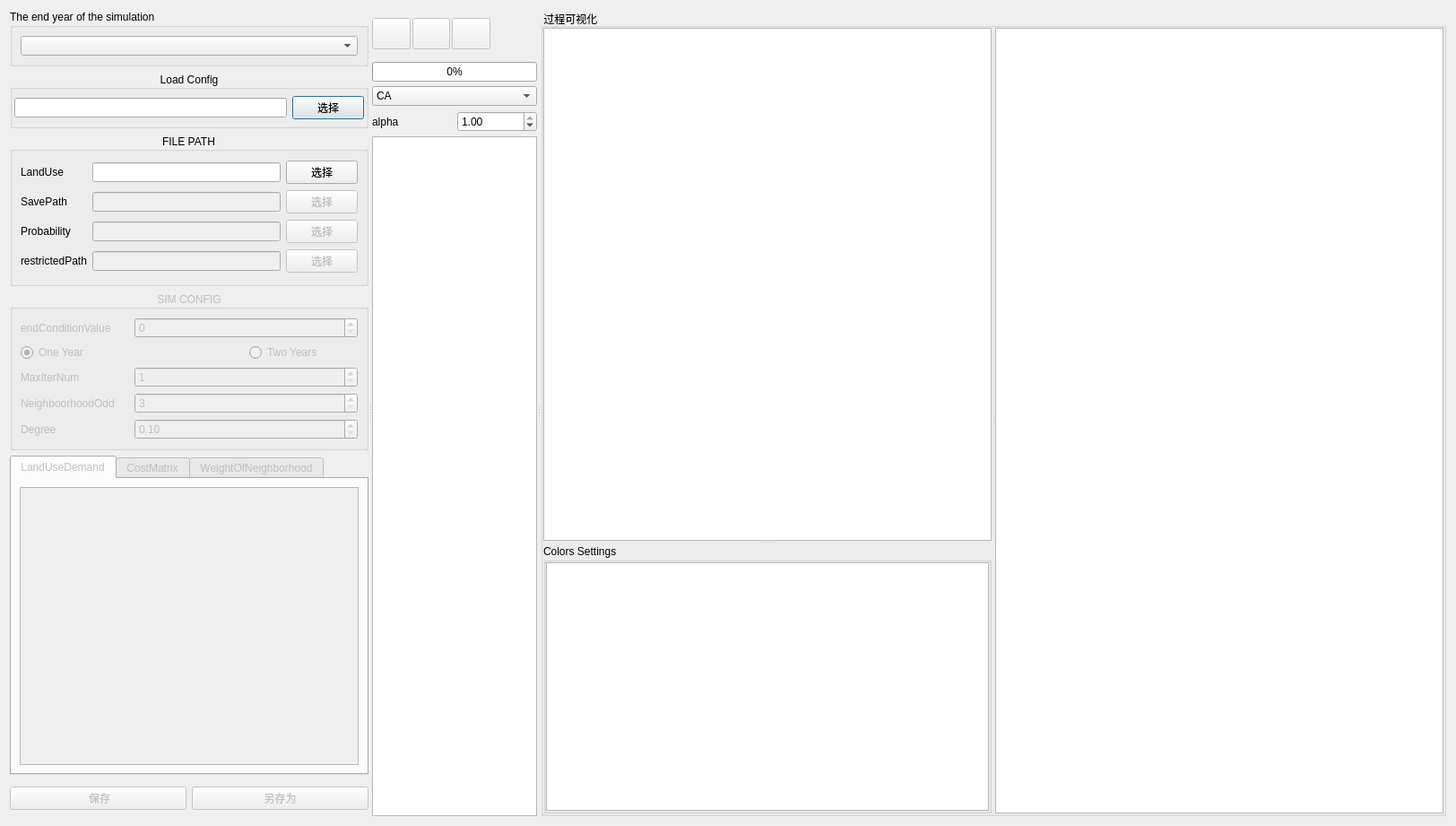
<?xml version="1.0" encoding="UTF-8"?>
<ui version="4.0">
 <class>CADialog</class>
 <widget class="QDialog" name="CADialog">
  <property name="geometry">
   <rect>
    <x>0</x>
    <y>0</y>
    <width>1624</width>
    <height>921</height>
   </rect>
  </property>
  <property name="windowTitle">
   <string>CA 模拟</string>
  </property>
  <layout class="QHBoxLayout" name="horizontalLayout_6">
   <item>
    <widget class="QSplitter" name="splitter">
     <property name="orientation">
      <enum>Qt::Horizontal</enum>
     </property>
     <widget class="QWidget" name="widget" native="true">
      <property name="minimumSize">
       <size>
        <width>400</width>
        <height>0</height>
       </size>
      </property>
      <layout class="QVBoxLayout" name="verticalLayout">
       <item>
        <widget class="QGroupBox" name="groupBox_2">
         <property name="title">
          <string>The end year of the simulation</string>
         </property>
         <layout class="QGridLayout" name="gridLayout_4">
          <item row="0" column="0">
           <widget class="QComboBox" name="comboBox"/>
          </item>
         </layout>
        </widget>
       </item>
       <item>
        <widget class="QGroupBox" name="groupBox_3">
         <property name="sizePolicy">
          <sizepolicy hsizetype="Preferred" vsizetype="Fixed">
           <horstretch>0</horstretch>
           <verstretch>0</verstretch>
          </sizepolicy>
         </property>
         <property name="minimumSize">
          <size>
           <width>0</width>
           <height>63</height>
          </size>
         </property>
         <property name="maximumSize">
          <size>
           <width>16777215</width>
           <height>63</height>
          </size>
         </property>
         <property name="title">
          <string>Load Config</string>
         </property>
         <property name="alignment">
          <set>Qt::AlignCenter</set>
         </property>
         <layout class="QHBoxLayout" name="horizontalLayout_4">
          <property name="leftMargin">
           <number>2</number>
          </property>
          <property name="topMargin">
           <number>0</number>
          </property>
          <property name="rightMargin">
           <number>2</number>
          </property>
          <property name="bottomMargin">
           <number>0</number>
          </property>
          <item>
           <widget class="QLineEdit" name="le_configPath"/>
          </item>
          <item>
           <widget class="QPushButton" name="btn_chConfig">
            <property name="text">
             <string>选择</string>
            </property>
           </widget>
          </item>
         </layout>
        </widget>
       </item>
       <item>
        <widget class="QGroupBox" name="gb_filePath">
         <property name="enabled">
          <bool>true</bool>
         </property>
         <property name="sizePolicy">
          <sizepolicy hsizetype="Preferred" vsizetype="Fixed">
           <horstretch>0</horstretch>
           <verstretch>0</verstretch>
          </sizepolicy>
         </property>
         <property name="minimumSize">
          <size>
           <width>0</width>
           <height>170</height>
          </size>
         </property>
         <property name="maximumSize">
          <size>
           <width>16777215</width>
           <height>170</height>
          </size>
         </property>
         <property name="title">
          <string>FILE PATH</string>
         </property>
         <property name="alignment">
          <set>Qt::AlignCenter</set>
         </property>
         <layout class="QGridLayout" name="gridLayout">
          <item row="0" column="2">
           <widget class="QPushButton" name="btn_lu">
            <property name="text">
             <string>选择</string>
            </property>
           </widget>
          </item>
          <item row="4" column="0">
           <widget class="QLabel" name="label_2">
            <property name="text">
             <string>Probability</string>
            </property>
           </widget>
          </item>
          <item row="6" column="1">
           <widget class="QLineEdit" name="le_res">
            <property name="enabled">
             <bool>false</bool>
            </property>
           </widget>
          </item>
          <item row="4" column="1">
           <widget class="QLineEdit" name="le_prob">
            <property name="enabled">
             <bool>false</bool>
            </property>
           </widget>
          </item>
          <item row="6" column="2">
           <widget class="QPushButton" name="btn_res">
            <property name="enabled">
             <bool>false</bool>
            </property>
            <property name="text">
             <string>选择</string>
            </property>
           </widget>
          </item>
          <item row="3" column="0">
           <widget class="QLabel" name="label_7">
            <property name="text">
             <string>SavePath</string>
            </property>
           </widget>
          </item>
          <item row="0" column="1">
           <widget class="QLineEdit" name="le_landuse"/>
          </item>
          <item row="3" column="2">
           <widget class="QPushButton" name="btn_sp">
            <property name="enabled">
             <bool>false</bool>
            </property>
            <property name="text">
             <string>选择</string>
            </property>
           </widget>
          </item>
          <item row="0" column="0">
           <widget class="QLabel" name="label">
            <property name="text">
             <string>LandUse</string>
            </property>
           </widget>
          </item>
          <item row="4" column="2">
           <widget class="QPushButton" name="btn_prob">
            <property name="enabled">
             <bool>false</bool>
            </property>
            <property name="text">
             <string>选择</string>
            </property>
           </widget>
          </item>
          <item row="6" column="0">
           <widget class="QLabel" name="label_3">
            <property name="text">
             <string>restrictedPath</string>
            </property>
           </widget>
          </item>
          <item row="3" column="1">
           <widget class="QLineEdit" name="le_sp">
            <property name="enabled">
             <bool>false</bool>
            </property>
           </widget>
          </item>
         </layout>
        </widget>
       </item>
       <item>
        <widget class="QGroupBox" name="gb_simConfig">
         <property name="enabled">
          <bool>false</bool>
         </property>
         <property name="sizePolicy">
          <sizepolicy hsizetype="Preferred" vsizetype="Fixed">
           <horstretch>0</horstretch>
           <verstretch>0</verstretch>
          </sizepolicy>
         </property>
         <property name="title">
          <string>SIM CONFIG</string>
         </property>
         <property name="alignment">
          <set>Qt::AlignCenter</set>
         </property>
         <layout class="QGridLayout" name="gridLayout_2">
          <item row="3" column="0">
           <widget class="QLabel" name="label_5">
            <property name="text">
             <string>NeighboorhoodOdd</string>
            </property>
           </widget>
          </item>
          <item row="1" column="0">
           <widget class="QRadioButton" name="rb_one">
            <property name="text">
             <string>One Year</string>
            </property>
            <property name="checked">
             <bool>true</bool>
            </property>
           </widget>
          </item>
          <item row="4" column="0">
           <widget class="QLabel" name="label_6">
            <property name="text">
             <string>Degree</string>
            </property>
           </widget>
          </item>
          <item row="4" column="2" colspan="2">
           <widget class="QDoubleSpinBox" name="dsb_Degree">
            <property name="minimum">
             <double>0.100000000000000</double>
            </property>
            <property name="maximum">
             <double>1.000000000000000</double>
            </property>
            <property name="singleStep">
             <double>0.010000000000000</double>
            </property>
           </widget>
          </item>
          <item row="2" column="0">
           <widget class="QLabel" name="label_4">
            <property name="text">
             <string>MaxIterNum</string>
            </property>
           </widget>
          </item>
          <item row="2" column="2" colspan="2">
           <widget class="QSpinBox" name="sb_MIN">
            <property name="minimum">
             <number>1</number>
            </property>
            <property name="maximum">
             <number>5000</number>
            </property>
           </widget>
          </item>
          <item row="1" column="3">
           <widget class="QRadioButton" name="rb_two">
            <property name="text">
             <string>Two Years</string>
            </property>
           </widget>
          </item>
          <item row="0" column="0">
           <widget class="QLabel" name="label_9">
            <property name="text">
             <string>endConditionValue</string>
            </property>
           </widget>
          </item>
          <item row="0" column="2" colspan="2">
           <widget class="QSpinBox" name="sp_endDiffValue">
            <property name="maximum">
             <number>1000</number>
            </property>
           </widget>
          </item>
          <item row="3" column="2" colspan="2">
           <widget class="QSpinBox" name="sb_NO">
            <property name="minimum">
             <number>3</number>
            </property>
            <property name="singleStep">
             <number>2</number>
            </property>
           </widget>
          </item>
         </layout>
        </widget>
       </item>
       <item>
        <widget class="QTabWidget" name="tab_matrix">
         <property name="enabled">
          <bool>false</bool>
         </property>
         <property name="currentIndex">
          <number>0</number>
         </property>
         <widget class="QWidget" name="tab">
          <attribute name="title">
           <string>LandUseDemand</string>
          </attribute>
          <layout class="QHBoxLayout" name="horizontalLayout">
           <item>
            <widget class="QTableWidget" name="tw_LUD"/>
           </item>
          </layout>
         </widget>
         <widget class="QWidget" name="tab_2">
          <attribute name="title">
           <string>CostMatrix</string>
          </attribute>
          <layout class="QHBoxLayout" name="horizontalLayout_2">
           <item>
            <widget class="QTableWidget" name="tw_CM"/>
           </item>
          </layout>
         </widget>
         <widget class="QWidget" name="tab_3">
          <attribute name="title">
           <string>WeightOfNeighborhood</string>
          </attribute>
          <layout class="QHBoxLayout" name="horizontalLayout_3">
           <item>
            <widget class="QTableWidget" name="tw_WN"/>
           </item>
          </layout>
         </widget>
        </widget>
       </item>
       <item>
        <widget class="QWidget" name="w_save" native="true">
         <property name="enabled">
          <bool>true</bool>
         </property>
         <property name="sizePolicy">
          <sizepolicy hsizetype="Preferred" vsizetype="Fixed">
           <horstretch>0</horstretch>
           <verstretch>0</verstretch>
          </sizepolicy>
         </property>
         <property name="minimumSize">
          <size>
           <width>0</width>
           <height>40</height>
          </size>
         </property>
         <property name="maximumSize">
          <size>
           <width>16777215</width>
           <height>40</height>
          </size>
         </property>
         <layout class="QHBoxLayout" name="horizontalLayout_7">
          <property name="leftMargin">
           <number>0</number>
          </property>
          <property name="topMargin">
           <number>0</number>
          </property>
          <property name="rightMargin">
           <number>0</number>
          </property>
          <property name="bottomMargin">
           <number>0</number>
          </property>
          <item>
           <widget class="QPushButton" name="btn_saveConfig">
            <property name="enabled">
             <bool>false</bool>
            </property>
            <property name="text">
             <string> 保存</string>
            </property>
           </widget>
          </item>
          <item>
           <widget class="QPushButton" name="btn_saveOther">
            <property name="enabled">
             <bool>false</bool>
            </property>
            <property name="text">
             <string>另存为</string>
            </property>
           </widget>
          </item>
         </layout>
        </widget>
       </item>
      </layout>
     </widget>
     <widget class="QWidget" name="widget_2" native="true">
      <layout class="QVBoxLayout" name="verticalLayout_2">
       <property name="spacing">
        <number>5</number>
       </property>
       <property name="leftMargin">
        <number>0</number>
       </property>
       <property name="topMargin">
        <number>0</number>
       </property>
       <property name="rightMargin">
        <number>0</number>
       </property>
       <property name="bottomMargin">
        <number>0</number>
       </property>
       <item>
        <widget class="QWidget" name="widget_3" native="true">
         <property name="sizePolicy">
          <sizepolicy hsizetype="Preferred" vsizetype="Fixed">
           <horstretch>0</horstretch>
           <verstretch>0</verstretch>
          </sizepolicy>
         </property>
         <property name="minimumSize">
          <size>
           <width>0</width>
           <height>53</height>
          </size>
         </property>
         <property name="maximumSize">
          <size>
           <width>16777215</width>
           <height>53</height>
          </size>
         </property>
         <layout class="QHBoxLayout" name="horizontalLayout_5">
          <property name="spacing">
           <number>2</number>
          </property>
          <property name="leftMargin">
           <number>0</number>
          </property>
          <property name="topMargin">
           <number>0</number>
          </property>
          <property name="rightMargin">
           <number>0</number>
          </property>
          <property name="bottomMargin">
           <number>0</number>
          </property>
          <item>
           <widget class="QPushButton" name="btn_start">
            <property name="enabled">
             <bool>false</bool>
            </property>
            <property name="minimumSize">
             <size>
              <width>0</width>
              <height>35</height>
             </size>
            </property>
            <property name="maximumSize">
             <size>
              <width>16777215</width>
              <height>35</height>
             </size>
            </property>
            <property name="text">
             <string/>
            </property>
            <property name="icon">
             <iconset resource="resources/img.qrc">
              <normaloff>:/img/start.png</normaloff>:/img/start.png</iconset>
            </property>
            <property name="iconSize">
             <size>
              <width>32</width>
              <height>32</height>
             </size>
            </property>
           </widget>
          </item>
          <item>
           <widget class="QPushButton" name="btn_stop">
            <property name="enabled">
             <bool>false</bool>
            </property>
            <property name="minimumSize">
             <size>
              <width>0</width>
              <height>35</height>
             </size>
            </property>
            <property name="maximumSize">
             <size>
              <width>16777215</width>
              <height>35</height>
             </size>
            </property>
            <property name="text">
             <string/>
            </property>
            <property name="icon">
             <iconset resource="resources/img.qrc">
              <normaloff>:/img/stop.png</normaloff>:/img/stop.png</iconset>
            </property>
            <property name="iconSize">
             <size>
              <width>32</width>
              <height>32</height>
             </size>
            </property>
           </widget>
          </item>
          <item>
           <widget class="QPushButton" name="btn_pause">
            <property name="enabled">
             <bool>false</bool>
            </property>
            <property name="minimumSize">
             <size>
              <width>0</width>
              <height>35</height>
             </size>
            </property>
            <property name="maximumSize">
             <size>
              <width>16777215</width>
              <height>35</height>
             </size>
            </property>
            <property name="text">
             <string/>
            </property>
            <property name="icon">
             <iconset resource="resources/img.qrc">
              <normaloff>:/img/pause.png</normaloff>:/img/pause.png</iconset>
            </property>
            <property name="iconSize">
             <size>
              <width>32</width>
              <height>32</height>
             </size>
            </property>
           </widget>
          </item>
          <item>
           <widget class="Loading" name="w_loading" native="true">
            <property name="sizePolicy">
             <sizepolicy hsizetype="Preferred" vsizetype="Preferred">
              <horstretch>0</horstretch>
              <verstretch>0</verstretch>
             </sizepolicy>
            </property>
            <property name="minimumSize">
             <size>
              <width>50</width>
              <height>50</height>
             </size>
            </property>
            <property name="maximumSize">
             <size>
              <width>50</width>
              <height>50</height>
             </size>
            </property>
           </widget>
          </item>
         </layout>
         <zorder>btn_start</zorder>
         <zorder>btn_pause</zorder>
         <zorder>w_loading</zorder>
         <zorder>btn_stop</zorder>
        </widget>
       </item>
       <item>
        <widget class="QProgressBar" name="pgb_process">
         <property name="value">
          <number>0</number>
         </property>
        </widget>
       </item>
       <item>
        <widget class="QWidget" name="widget_5" native="true">
         <property name="sizePolicy">
          <sizepolicy hsizetype="Preferred" vsizetype="Fixed">
           <horstretch>0</horstretch>
           <verstretch>0</verstretch>
          </sizepolicy>
         </property>
         <layout class="QGridLayout" name="gridLayout_3">
          <property name="leftMargin">
           <number>0</number>
          </property>
          <property name="topMargin">
           <number>0</number>
          </property>
          <property name="rightMargin">
           <number>0</number>
          </property>
          <property name="bottomMargin">
           <number>0</number>
          </property>
          <item row="1" column="0">
           <widget class="QLabel" name="label_8">
            <property name="text">
             <string>alpha</string>
            </property>
           </widget>
          </item>
          <item row="0" column="0" colspan="2">
           <widget class="QComboBox" name="cb_caType">
            <item>
             <property name="text">
              <string>CA</string>
             </property>
            </item>
            <item>
             <property name="text">
              <string>ACA</string>
             </property>
            </item>
           </widget>
          </item>
          <item row="1" column="1">
           <widget class="QDoubleSpinBox" name="doubleSpinBox">
            <property name="maximum">
             <double>1.000000000000000</double>
            </property>
            <property name="singleStep">
             <double>0.100000000000000</double>
            </property>
            <property name="value">
             <double>1.000000000000000</double>
            </property>
           </widget>
          </item>
         </layout>
        </widget>
       </item>
       <item>
        <widget class="QTextEdit" name="te_res">
         <property name="readOnly">
          <bool>false</bool>
         </property>
        </widget>
       </item>
      </layout>
     </widget>
     <widget class="QGroupBox" name="groupBox">
      <property name="title">
       <string> 过程可视化</string>
      </property>
      <layout class="QHBoxLayout" name="horizontalLayout_8">
       <property name="spacing">
        <number>0</number>
       </property>
       <property name="leftMargin">
        <number>0</number>
       </property>
       <property name="topMargin">
        <number>0</number>
       </property>
       <property name="rightMargin">
        <number>0</number>
       </property>
       <property name="bottomMargin">
        <number>0</number>
       </property>
       <item>
        <widget class="QSplitter" name="splitter_2">
         <property name="orientation">
          <enum>Qt::Horizontal</enum>
         </property>
         <widget class="QWidget" name="widget_4" native="true">
          <layout class="QVBoxLayout" name="verticalLayout_3">
           <property name="spacing">
            <number>0</number>
           </property>
           <property name="leftMargin">
            <number>0</number>
           </property>
           <property name="topMargin">
            <number>0</number>
           </property>
           <property name="rightMargin">
            <number>0</number>
           </property>
           <property name="bottomMargin">
            <number>0</number>
           </property>
           <item>
            <widget class="QSplitter" name="splitter_3">
             <property name="orientation">
              <enum>Qt::Vertical</enum>
             </property>
             <widget class="QChartView" name="chart_landCounts">
              <property name="minimumSize">
               <size>
                <width>500</width>
                <height>0</height>
               </size>
              </property>
             </widget>
             <widget class="QGroupBox" name="groupBox_4">
              <property name="sizePolicy">
               <sizepolicy hsizetype="Preferred" vsizetype="Fixed">
                <horstretch>0</horstretch>
                <verstretch>0</verstretch>
               </sizepolicy>
              </property>
              <property name="minimumSize">
               <size>
                <width>0</width>
                <height>300</height>
               </size>
              </property>
              <property name="maximumSize">
               <size>
                <width>16777215</width>
                <height>300</height>
               </size>
              </property>
              <property name="title">
               <string>Colors Settings</string>
              </property>
              <layout class="QVBoxLayout" name="verticalLayout_4">
               <property name="spacing">
                <number>0</number>
               </property>
               <property name="leftMargin">
                <number>0</number>
               </property>
               <property name="topMargin">
                <number>0</number>
               </property>
               <property name="rightMargin">
                <number>0</number>
               </property>
               <property name="bottomMargin">
                <number>0</number>
               </property>
               <item>
                <widget class="QTableWidget" name="tw_colors"/>
               </item>
              </layout>
             </widget>
            </widget>
           </item>
          </layout>
         </widget>
         <widget class="MapWidget" name="gv_map">
          <property name="minimumSize">
           <size>
            <width>500</width>
            <height>0</height>
           </size>
          </property>
         </widget>
        </widget>
       </item>
      </layout>
     </widget>
    </widget>
   </item>
  </layout>
 </widget>
 <customwidgets>
  <customwidget>
   <class>Loading</class>
   <extends>QWidget</extends>
   <header location="global">customWidget/Loading/Loading.h</header>
   <container>1</container>
  </customwidget>
  <customwidget>
   <class>MapWidget</class>
   <extends>QGraphicsView</extends>
   <header location="global">mapwidget.h</header>
  </customwidget>
  <customwidget>
   <class>QChartView</class>
   <extends>QGraphicsView</extends>
   <header location="global">qchartview.h</header>
  </customwidget>
 </customwidgets>
 <resources>
  <include location="resources/img.qrc"/>
 </resources>
 <connections/>
</ui>
